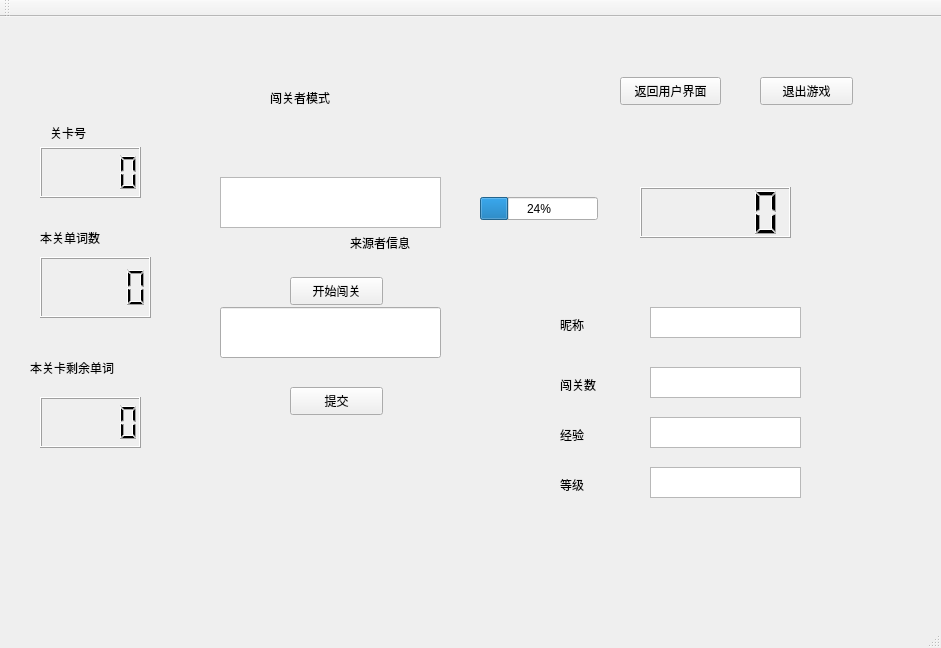
<?xml version="1.0" encoding="UTF-8"?>
<ui version="4.0">
 <class>play1</class>
 <widget class="QMainWindow" name="play1">
  <property name="geometry">
   <rect>
    <x>0</x>
    <y>0</y>
    <width>941</width>
    <height>648</height>
   </rect>
  </property>
  <property name="windowTitle">
   <string>play1</string>
  </property>
  <widget class="QWidget" name="centralWidget">
   <widget class="QLabel" name="label">
    <property name="geometry">
     <rect>
      <x>270</x>
      <y>40</y>
      <width>211</width>
      <height>81</height>
     </rect>
    </property>
    <property name="styleSheet">
     <string notr="true">font: 18pt &quot;Cambria Math&quot;;</string>
    </property>
    <property name="text">
     <string>闯关者模式</string>
    </property>
   </widget>
   <widget class="QPushButton" name="returnButton">
    <property name="geometry">
     <rect>
      <x>620</x>
      <y>60</y>
      <width>101</width>
      <height>28</height>
     </rect>
    </property>
    <property name="text">
     <string>返回用户界面</string>
    </property>
   </widget>
   <widget class="QPushButton" name="exitButton">
    <property name="geometry">
     <rect>
      <x>760</x>
      <y>60</y>
      <width>93</width>
      <height>28</height>
     </rect>
    </property>
    <property name="text">
     <string>退出游戏</string>
    </property>
   </widget>
   <widget class="QTextBrowser" name="wordBrowser">
    <property name="geometry">
     <rect>
      <x>220</x>
      <y>160</y>
      <width>221</width>
      <height>51</height>
     </rect>
    </property>
    <property name="styleSheet">
     <string notr="true">font: 75 20pt &quot;Bahnschrift Condensed&quot;;</string>
    </property>
   </widget>
   <widget class="QLineEdit" name="lineEdit">
    <property name="geometry">
     <rect>
      <x>220</x>
      <y>290</y>
      <width>221</width>
      <height>51</height>
     </rect>
    </property>
    <property name="styleSheet">
     <string notr="true">font: 75 18pt &quot;Bahnschrift Condensed&quot;;</string>
    </property>
   </widget>
   <widget class="QProgressBar" name="progressBar">
    <property name="geometry">
     <rect>
      <x>480</x>
      <y>180</y>
      <width>118</width>
      <height>23</height>
     </rect>
    </property>
    <property name="value">
     <number>24</number>
    </property>
   </widget>
   <widget class="QLCDNumber" name="time_LCD">
    <property name="geometry">
     <rect>
      <x>640</x>
      <y>170</y>
      <width>151</width>
      <height>51</height>
     </rect>
    </property>
   </widget>
   <widget class="QPushButton" name="submitBtn">
    <property name="geometry">
     <rect>
      <x>290</x>
      <y>370</y>
      <width>93</width>
      <height>28</height>
     </rect>
    </property>
    <property name="text">
     <string>提交</string>
    </property>
   </widget>
   <widget class="QLabel" name="label_2">
    <property name="geometry">
     <rect>
      <x>50</x>
      <y>100</y>
      <width>101</width>
      <height>31</height>
     </rect>
    </property>
    <property name="styleSheet">
     <string notr="true">font: 63 12pt &quot;Bookman Old Style&quot;;</string>
    </property>
    <property name="text">
     <string>关卡号</string>
    </property>
   </widget>
   <widget class="QLCDNumber" name="round_LCD">
    <property name="geometry">
     <rect>
      <x>40</x>
      <y>130</y>
      <width>101</width>
      <height>51</height>
     </rect>
    </property>
   </widget>
   <widget class="QPushButton" name="startBtn">
    <property name="geometry">
     <rect>
      <x>290</x>
      <y>260</y>
      <width>93</width>
      <height>28</height>
     </rect>
    </property>
    <property name="text">
     <string>开始闯关</string>
    </property>
   </widget>
   <widget class="QTextBrowser" name="NickNameBrowser">
    <property name="geometry">
     <rect>
      <x>650</x>
      <y>290</y>
      <width>151</width>
      <height>31</height>
     </rect>
    </property>
   </widget>
   <widget class="QLabel" name="label_3">
    <property name="geometry">
     <rect>
      <x>560</x>
      <y>300</y>
      <width>72</width>
      <height>15</height>
     </rect>
    </property>
    <property name="text">
     <string>昵称</string>
    </property>
   </widget>
   <widget class="QLabel" name="label_4">
    <property name="geometry">
     <rect>
      <x>560</x>
      <y>360</y>
      <width>72</width>
      <height>15</height>
     </rect>
    </property>
    <property name="text">
     <string>闯关数</string>
    </property>
   </widget>
   <widget class="QTextBrowser" name="RoundBrowser">
    <property name="geometry">
     <rect>
      <x>650</x>
      <y>350</y>
      <width>151</width>
      <height>31</height>
     </rect>
    </property>
   </widget>
   <widget class="QLabel" name="label_5">
    <property name="geometry">
     <rect>
      <x>560</x>
      <y>410</y>
      <width>72</width>
      <height>15</height>
     </rect>
    </property>
    <property name="text">
     <string>经验</string>
    </property>
   </widget>
   <widget class="QTextBrowser" name="expBrowser">
    <property name="geometry">
     <rect>
      <x>650</x>
      <y>400</y>
      <width>151</width>
      <height>31</height>
     </rect>
    </property>
   </widget>
   <widget class="QLabel" name="label_6">
    <property name="geometry">
     <rect>
      <x>560</x>
      <y>460</y>
      <width>72</width>
      <height>15</height>
     </rect>
    </property>
    <property name="text">
     <string>等级</string>
    </property>
   </widget>
   <widget class="QTextBrowser" name="levelBrowser">
    <property name="geometry">
     <rect>
      <x>650</x>
      <y>450</y>
      <width>151</width>
      <height>31</height>
     </rect>
    </property>
   </widget>
   <widget class="QLCDNumber" name="left_word_LCD">
    <property name="geometry">
     <rect>
      <x>40</x>
      <y>380</y>
      <width>101</width>
      <height>51</height>
     </rect>
    </property>
   </widget>
   <widget class="QLabel" name="label_7">
    <property name="geometry">
     <rect>
      <x>30</x>
      <y>330</y>
      <width>131</width>
      <height>41</height>
     </rect>
    </property>
    <property name="styleSheet">
     <string notr="true">font: 75 10pt &quot;Arial&quot;;</string>
    </property>
    <property name="text">
     <string>本关卡剩余单词</string>
    </property>
   </widget>
   <widget class="QLabel" name="label_8">
    <property name="geometry">
     <rect>
      <x>40</x>
      <y>210</y>
      <width>111</width>
      <height>21</height>
     </rect>
    </property>
    <property name="styleSheet">
     <string notr="true">font: 75 italic 12pt &quot;Arial&quot;;</string>
    </property>
    <property name="text">
     <string>本关单词数</string>
    </property>
   </widget>
   <widget class="QLCDNumber" name="round_word_LCD">
    <property name="geometry">
     <rect>
      <x>40</x>
      <y>240</y>
      <width>111</width>
      <height>61</height>
     </rect>
    </property>
   </widget>
   <widget class="QLabel" name="builder_label">
    <property name="geometry">
     <rect>
      <x>350</x>
      <y>210</y>
      <width>111</width>
      <height>31</height>
     </rect>
    </property>
    <property name="text">
     <string>来源者信息</string>
    </property>
   </widget>
  </widget>
  <widget class="QMenuBar" name="menuBar">
   <property name="geometry">
    <rect>
     <x>0</x>
     <y>0</y>
     <width>941</width>
     <height>26</height>
    </rect>
   </property>
  </widget>
  <widget class="QToolBar" name="mainToolBar">
   <attribute name="toolBarArea">
    <enum>TopToolBarArea</enum>
   </attribute>
   <attribute name="toolBarBreak">
    <bool>false</bool>
   </attribute>
  </widget>
  <widget class="QStatusBar" name="statusBar"/>
 </widget>
 <layoutdefault spacing="6" margin="11"/>
 <resources/>
 <connections/>
</ui>
